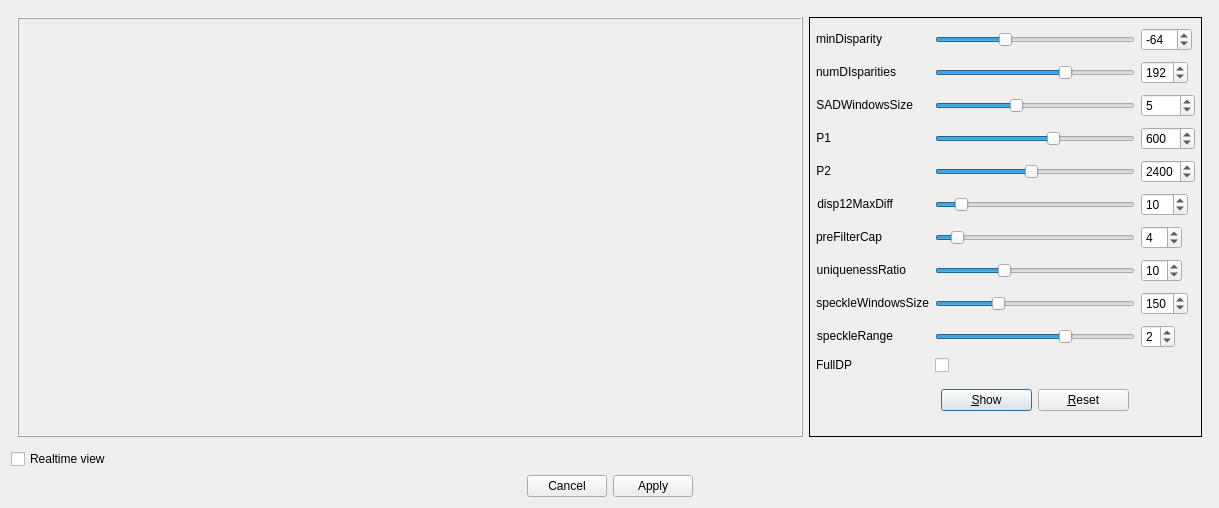
<?xml version="1.0" encoding="UTF-8"?>
<ui version="4.0">
 <class>DephtMapParamDialog</class>
 <widget class="QDialog" name="DephtMapParamDialog">
  <property name="geometry">
   <rect>
    <x>0</x>
    <y>0</y>
    <width>1219</width>
    <height>508</height>
   </rect>
  </property>
  <property name="windowTitle">
   <string>Dialog</string>
  </property>
  <layout class="QVBoxLayout" name="verticalLayout_2">
   <item>
    <layout class="QHBoxLayout" name="horizontalLayout">
     <property name="leftMargin">
      <number>6</number>
     </property>
     <property name="topMargin">
      <number>6</number>
     </property>
     <property name="rightMargin">
      <number>6</number>
     </property>
     <property name="bottomMargin">
      <number>6</number>
     </property>
     <item>
      <widget class="QFrame" name="boxImg">
       <property name="sizePolicy">
        <sizepolicy hsizetype="Expanding" vsizetype="Expanding">
         <horstretch>0</horstretch>
         <verstretch>0</verstretch>
        </sizepolicy>
       </property>
       <property name="frameShape">
        <enum>QFrame::Box</enum>
       </property>
       <property name="frameShadow">
        <enum>QFrame::Raised</enum>
       </property>
       <layout class="QVBoxLayout" name="verticalLayout">
        <item>
         <widget class="QLabel" name="imgView">
          <property name="sizePolicy">
           <sizepolicy hsizetype="Expanding" vsizetype="Expanding">
            <horstretch>0</horstretch>
            <verstretch>0</verstretch>
           </sizepolicy>
          </property>
          <property name="text">
           <string/>
          </property>
          <property name="alignment">
           <set>Qt::AlignCenter</set>
          </property>
         </widget>
        </item>
       </layout>
      </widget>
     </item>
     <item>
      <widget class="QFrame" name="frame">
       <property name="frameShape">
        <enum>QFrame::Box</enum>
       </property>
       <layout class="QGridLayout" name="gridLayout">
        <property name="leftMargin">
         <number>6</number>
        </property>
        <property name="topMargin">
         <number>6</number>
        </property>
        <property name="rightMargin">
         <number>6</number>
        </property>
        <property name="bottomMargin">
         <number>6</number>
        </property>
        <item row="14" column="0">
         <widget class="QLabel" name="label_8">
          <property name="sizePolicy">
           <sizepolicy hsizetype="Fixed" vsizetype="Fixed">
            <horstretch>0</horstretch>
            <verstretch>0</verstretch>
           </sizepolicy>
          </property>
          <property name="text">
           <string>uniquenessRatio</string>
          </property>
          <property name="alignment">
           <set>Qt::AlignRight|Qt::AlignTrailing|Qt::AlignVCenter</set>
          </property>
         </widget>
        </item>
        <item row="9" column="1">
         <widget class="QSlider" name="disp12_slider">
          <property name="sizePolicy">
           <sizepolicy hsizetype="Fixed" vsizetype="Fixed">
            <horstretch>0</horstretch>
            <verstretch>0</verstretch>
           </sizepolicy>
          </property>
          <property name="minimumSize">
           <size>
            <width>200</width>
            <height>0</height>
           </size>
          </property>
          <property name="maximum">
           <number>100</number>
          </property>
          <property name="value">
           <number>10</number>
          </property>
          <property name="orientation">
           <enum>Qt::Horizontal</enum>
          </property>
         </widget>
        </item>
        <item row="17" column="1">
         <widget class="QSlider" name="speckleRange_slider">
          <property name="sizePolicy">
           <sizepolicy hsizetype="Fixed" vsizetype="Fixed">
            <horstretch>0</horstretch>
            <verstretch>0</verstretch>
           </sizepolicy>
          </property>
          <property name="minimumSize">
           <size>
            <width>200</width>
            <height>0</height>
           </size>
          </property>
          <property name="maximum">
           <number>3</number>
          </property>
          <property name="pageStep">
           <number>2</number>
          </property>
          <property name="value">
           <number>2</number>
          </property>
          <property name="orientation">
           <enum>Qt::Horizontal</enum>
          </property>
         </widget>
        </item>
        <item row="5" column="1">
         <widget class="QSlider" name="P1_slider">
          <property name="sizePolicy">
           <sizepolicy hsizetype="Fixed" vsizetype="Fixed">
            <horstretch>0</horstretch>
            <verstretch>0</verstretch>
           </sizepolicy>
          </property>
          <property name="minimumSize">
           <size>
            <width>200</width>
            <height>0</height>
           </size>
          </property>
          <property name="maximum">
           <number>1000</number>
          </property>
          <property name="value">
           <number>600</number>
          </property>
          <property name="orientation">
           <enum>Qt::Horizontal</enum>
          </property>
         </widget>
        </item>
        <item row="11" column="0">
         <widget class="QLabel" name="label_7">
          <property name="sizePolicy">
           <sizepolicy hsizetype="Fixed" vsizetype="Fixed">
            <horstretch>0</horstretch>
            <verstretch>0</verstretch>
           </sizepolicy>
          </property>
          <property name="text">
           <string>preFilterCap</string>
          </property>
          <property name="alignment">
           <set>Qt::AlignRight|Qt::AlignTrailing|Qt::AlignVCenter</set>
          </property>
         </widget>
        </item>
        <item row="9" column="3">
         <widget class="QSpinBox" name="disp12_spin">
          <property name="sizePolicy">
           <sizepolicy hsizetype="Fixed" vsizetype="Fixed">
            <horstretch>0</horstretch>
            <verstretch>0</verstretch>
           </sizepolicy>
          </property>
          <property name="maximum">
           <number>100</number>
          </property>
          <property name="value">
           <number>10</number>
          </property>
         </widget>
        </item>
        <item row="5" column="0">
         <widget class="QLabel" name="label_4">
          <property name="sizePolicy">
           <sizepolicy hsizetype="Fixed" vsizetype="Fixed">
            <horstretch>0</horstretch>
            <verstretch>0</verstretch>
           </sizepolicy>
          </property>
          <property name="text">
           <string>P1</string>
          </property>
          <property name="alignment">
           <set>Qt::AlignRight|Qt::AlignTrailing|Qt::AlignVCenter</set>
          </property>
         </widget>
        </item>
        <item row="5" column="3">
         <widget class="QSpinBox" name="P1_spin">
          <property name="sizePolicy">
           <sizepolicy hsizetype="Fixed" vsizetype="Fixed">
            <horstretch>0</horstretch>
            <verstretch>0</verstretch>
           </sizepolicy>
          </property>
          <property name="maximum">
           <number>1000</number>
          </property>
          <property name="value">
           <number>600</number>
          </property>
         </widget>
        </item>
        <item row="7" column="0">
         <widget class="QLabel" name="label_5">
          <property name="sizePolicy">
           <sizepolicy hsizetype="Fixed" vsizetype="Fixed">
            <horstretch>0</horstretch>
            <verstretch>0</verstretch>
           </sizepolicy>
          </property>
          <property name="text">
           <string>P2</string>
          </property>
          <property name="alignment">
           <set>Qt::AlignRight|Qt::AlignTrailing|Qt::AlignVCenter</set>
          </property>
         </widget>
        </item>
        <item row="1" column="1">
         <widget class="QSlider" name="numDisparities_slider">
          <property name="sizePolicy">
           <sizepolicy hsizetype="Fixed" vsizetype="Fixed">
            <horstretch>0</horstretch>
            <verstretch>0</verstretch>
           </sizepolicy>
          </property>
          <property name="minimumSize">
           <size>
            <width>200</width>
            <height>0</height>
           </size>
          </property>
          <property name="minimum">
           <number>16</number>
          </property>
          <property name="maximum">
           <number>280</number>
          </property>
          <property name="singleStep">
           <number>16</number>
          </property>
          <property name="pageStep">
           <number>16</number>
          </property>
          <property name="value">
           <number>192</number>
          </property>
          <property name="orientation">
           <enum>Qt::Horizontal</enum>
          </property>
         </widget>
        </item>
        <item row="7" column="3">
         <widget class="QSpinBox" name="P2_spin">
          <property name="sizePolicy">
           <sizepolicy hsizetype="Fixed" vsizetype="Fixed">
            <horstretch>0</horstretch>
            <verstretch>0</verstretch>
           </sizepolicy>
          </property>
          <property name="maximum">
           <number>5000</number>
          </property>
          <property name="value">
           <number>2400</number>
          </property>
         </widget>
        </item>
        <item row="14" column="1">
         <widget class="QSlider" name="uniquenessRatio_slider">
          <property name="sizePolicy">
           <sizepolicy hsizetype="Fixed" vsizetype="Fixed">
            <horstretch>0</horstretch>
            <verstretch>0</verstretch>
           </sizepolicy>
          </property>
          <property name="minimumSize">
           <size>
            <width>200</width>
            <height>0</height>
           </size>
          </property>
          <property name="minimum">
           <number>0</number>
          </property>
          <property name="maximum">
           <number>15</number>
          </property>
          <property name="value">
           <number>5</number>
          </property>
          <property name="orientation">
           <enum>Qt::Horizontal</enum>
          </property>
         </widget>
        </item>
        <item row="1" column="3">
         <widget class="QSpinBox" name="numDisparities_spin">
          <property name="sizePolicy">
           <sizepolicy hsizetype="Fixed" vsizetype="Fixed">
            <horstretch>0</horstretch>
            <verstretch>0</verstretch>
           </sizepolicy>
          </property>
          <property name="minimum">
           <number>16</number>
          </property>
          <property name="maximum">
           <number>280</number>
          </property>
          <property name="singleStep">
           <number>16</number>
          </property>
          <property name="value">
           <number>192</number>
          </property>
         </widget>
        </item>
        <item row="0" column="1">
         <widget class="QSlider" name="minDisparity_slider">
          <property name="sizePolicy">
           <sizepolicy hsizetype="Minimum" vsizetype="Fixed">
            <horstretch>0</horstretch>
            <verstretch>0</verstretch>
           </sizepolicy>
          </property>
          <property name="minimumSize">
           <size>
            <width>200</width>
            <height>0</height>
           </size>
          </property>
          <property name="minimum">
           <number>-200</number>
          </property>
          <property name="maximum">
           <number>200</number>
          </property>
          <property name="value">
           <number>-64</number>
          </property>
          <property name="orientation">
           <enum>Qt::Horizontal</enum>
          </property>
         </widget>
        </item>
        <item row="0" column="0">
         <widget class="QLabel" name="label">
          <property name="sizePolicy">
           <sizepolicy hsizetype="Fixed" vsizetype="Fixed">
            <horstretch>0</horstretch>
            <verstretch>0</verstretch>
           </sizepolicy>
          </property>
          <property name="text">
           <string>minDisparity</string>
          </property>
          <property name="alignment">
           <set>Qt::AlignRight|Qt::AlignTrailing|Qt::AlignVCenter</set>
          </property>
          <property name="wordWrap">
           <bool>false</bool>
          </property>
         </widget>
        </item>
        <item row="2" column="0">
         <widget class="QLabel" name="label_3">
          <property name="sizePolicy">
           <sizepolicy hsizetype="Fixed" vsizetype="Fixed">
            <horstretch>0</horstretch>
            <verstretch>0</verstretch>
           </sizepolicy>
          </property>
          <property name="text">
           <string>SADWindowsSize</string>
          </property>
          <property name="alignment">
           <set>Qt::AlignRight|Qt::AlignTrailing|Qt::AlignVCenter</set>
          </property>
         </widget>
        </item>
        <item row="9" column="0">
         <widget class="QLabel" name="label_6">
          <property name="sizePolicy">
           <sizepolicy hsizetype="Fixed" vsizetype="Fixed">
            <horstretch>0</horstretch>
            <verstretch>0</verstretch>
           </sizepolicy>
          </property>
          <property name="text">
           <string>disp12MaxDiff</string>
          </property>
          <property name="alignment">
           <set>Qt::AlignRight|Qt::AlignTrailing|Qt::AlignVCenter</set>
          </property>
         </widget>
        </item>
        <item row="0" column="3">
         <widget class="QSpinBox" name="minDisparity_spin">
          <property name="sizePolicy">
           <sizepolicy hsizetype="Fixed" vsizetype="Fixed">
            <horstretch>0</horstretch>
            <verstretch>0</verstretch>
           </sizepolicy>
          </property>
          <property name="minimum">
           <number>-200</number>
          </property>
          <property name="maximum">
           <number>200</number>
          </property>
          <property name="value">
           <number>-64</number>
          </property>
         </widget>
        </item>
        <item row="17" column="3">
         <widget class="QSpinBox" name="speckleRange_spin">
          <property name="sizePolicy">
           <sizepolicy hsizetype="Fixed" vsizetype="Fixed">
            <horstretch>0</horstretch>
            <verstretch>0</verstretch>
           </sizepolicy>
          </property>
          <property name="maximum">
           <number>3</number>
          </property>
          <property name="value">
           <number>2</number>
          </property>
         </widget>
        </item>
        <item row="23" column="1">
         <layout class="QHBoxLayout" name="horizontalLayout_2">
          <property name="leftMargin">
           <number>6</number>
          </property>
          <property name="topMargin">
           <number>6</number>
          </property>
          <property name="rightMargin">
           <number>6</number>
          </property>
          <property name="bottomMargin">
           <number>6</number>
          </property>
          <item>
           <widget class="QPushButton" name="btnShow">
            <property name="text">
             <string>&amp;Show</string>
            </property>
           </widget>
          </item>
          <item>
           <widget class="QPushButton" name="btnReset">
            <property name="text">
             <string>&amp;Reset</string>
            </property>
           </widget>
          </item>
         </layout>
        </item>
        <item row="14" column="3">
         <widget class="QSpinBox" name="uniquenessRatio_spin">
          <property name="sizePolicy">
           <sizepolicy hsizetype="Fixed" vsizetype="Fixed">
            <horstretch>0</horstretch>
            <verstretch>0</verstretch>
           </sizepolicy>
          </property>
          <property name="minimum">
           <number>0</number>
          </property>
          <property name="maximum">
           <number>15</number>
          </property>
          <property name="value">
           <number>10</number>
          </property>
         </widget>
        </item>
        <item row="20" column="0">
         <widget class="QLabel" name="label_11">
          <property name="sizePolicy">
           <sizepolicy hsizetype="Fixed" vsizetype="Fixed">
            <horstretch>0</horstretch>
            <verstretch>0</verstretch>
           </sizepolicy>
          </property>
          <property name="text">
           <string>FullDP</string>
          </property>
          <property name="alignment">
           <set>Qt::AlignRight|Qt::AlignTrailing|Qt::AlignVCenter</set>
          </property>
         </widget>
        </item>
        <item row="11" column="1">
         <widget class="QSlider" name="preFilterCap_slider">
          <property name="sizePolicy">
           <sizepolicy hsizetype="Fixed" vsizetype="Fixed">
            <horstretch>0</horstretch>
            <verstretch>0</verstretch>
           </sizepolicy>
          </property>
          <property name="minimumSize">
           <size>
            <width>200</width>
            <height>0</height>
           </size>
          </property>
          <property name="maximum">
           <number>50</number>
          </property>
          <property name="value">
           <number>4</number>
          </property>
          <property name="orientation">
           <enum>Qt::Horizontal</enum>
          </property>
         </widget>
        </item>
        <item row="1" column="0">
         <widget class="QLabel" name="label_2">
          <property name="sizePolicy">
           <sizepolicy hsizetype="Fixed" vsizetype="Fixed">
            <horstretch>0</horstretch>
            <verstretch>0</verstretch>
           </sizepolicy>
          </property>
          <property name="text">
           <string>numDIsparities</string>
          </property>
          <property name="alignment">
           <set>Qt::AlignRight|Qt::AlignTrailing|Qt::AlignVCenter</set>
          </property>
         </widget>
        </item>
        <item row="17" column="0">
         <widget class="QLabel" name="label_10">
          <property name="sizePolicy">
           <sizepolicy hsizetype="Fixed" vsizetype="Fixed">
            <horstretch>0</horstretch>
            <verstretch>0</verstretch>
           </sizepolicy>
          </property>
          <property name="text">
           <string>speckleRange</string>
          </property>
          <property name="alignment">
           <set>Qt::AlignRight|Qt::AlignTrailing|Qt::AlignVCenter</set>
          </property>
         </widget>
        </item>
        <item row="2" column="1">
         <widget class="QSlider" name="SADwindowSize_slider">
          <property name="sizePolicy">
           <sizepolicy hsizetype="Fixed" vsizetype="Fixed">
            <horstretch>0</horstretch>
            <verstretch>0</verstretch>
           </sizepolicy>
          </property>
          <property name="minimumSize">
           <size>
            <width>200</width>
            <height>0</height>
           </size>
          </property>
          <property name="minimum">
           <number>1</number>
          </property>
          <property name="maximum">
           <number>11</number>
          </property>
          <property name="singleStep">
           <number>2</number>
          </property>
          <property name="value">
           <number>5</number>
          </property>
          <property name="orientation">
           <enum>Qt::Horizontal</enum>
          </property>
         </widget>
        </item>
        <item row="2" column="3">
         <widget class="QSpinBox" name="SADwindowSize_spin">
          <property name="minimum">
           <number>1</number>
          </property>
          <property name="maximum">
           <number>11</number>
          </property>
          <property name="singleStep">
           <number>2</number>
          </property>
          <property name="value">
           <number>5</number>
          </property>
         </widget>
        </item>
        <item row="7" column="1">
         <widget class="QSlider" name="P2_slider">
          <property name="sizePolicy">
           <sizepolicy hsizetype="Fixed" vsizetype="Fixed">
            <horstretch>0</horstretch>
            <verstretch>0</verstretch>
           </sizepolicy>
          </property>
          <property name="minimumSize">
           <size>
            <width>200</width>
            <height>0</height>
           </size>
          </property>
          <property name="maximum">
           <number>5000</number>
          </property>
          <property name="value">
           <number>2400</number>
          </property>
          <property name="orientation">
           <enum>Qt::Horizontal</enum>
          </property>
         </widget>
        </item>
        <item row="11" column="3">
         <widget class="QSpinBox" name="preFilterCap_spin">
          <property name="sizePolicy">
           <sizepolicy hsizetype="Fixed" vsizetype="Fixed">
            <horstretch>0</horstretch>
            <verstretch>0</verstretch>
           </sizepolicy>
          </property>
          <property name="maximum">
           <number>50</number>
          </property>
          <property name="value">
           <number>4</number>
          </property>
         </widget>
        </item>
        <item row="15" column="0">
         <widget class="QLabel" name="label_9">
          <property name="sizePolicy">
           <sizepolicy hsizetype="Fixed" vsizetype="Fixed">
            <horstretch>0</horstretch>
            <verstretch>0</verstretch>
           </sizepolicy>
          </property>
          <property name="text">
           <string>speckleWindowsSize</string>
          </property>
          <property name="alignment">
           <set>Qt::AlignRight|Qt::AlignTrailing|Qt::AlignVCenter</set>
          </property>
         </widget>
        </item>
        <item row="15" column="3">
         <widget class="QSpinBox" name="speckleWindowsSize_spin">
          <property name="sizePolicy">
           <sizepolicy hsizetype="Fixed" vsizetype="Fixed">
            <horstretch>0</horstretch>
            <verstretch>0</verstretch>
           </sizepolicy>
          </property>
          <property name="maximum">
           <number>500</number>
          </property>
          <property name="value">
           <number>150</number>
          </property>
         </widget>
        </item>
        <item row="15" column="1">
         <widget class="QSlider" name="speckleWindowsSize_slider">
          <property name="sizePolicy">
           <sizepolicy hsizetype="Fixed" vsizetype="Fixed">
            <horstretch>0</horstretch>
            <verstretch>0</verstretch>
           </sizepolicy>
          </property>
          <property name="minimumSize">
           <size>
            <width>200</width>
            <height>0</height>
           </size>
          </property>
          <property name="maximum">
           <number>500</number>
          </property>
          <property name="value">
           <number>150</number>
          </property>
          <property name="orientation">
           <enum>Qt::Horizontal</enum>
          </property>
         </widget>
        </item>
        <item row="20" column="1">
         <widget class="QCheckBox" name="FullDP_cb">
          <property name="text">
           <string/>
          </property>
         </widget>
        </item>
       </layout>
      </widget>
     </item>
    </layout>
   </item>
   <item>
    <widget class="QCheckBox" name="cbRealTime">
     <property name="text">
      <string>Realtime view</string>
     </property>
    </widget>
   </item>
   <item>
    <widget class="QDialogButtonBox" name="buttonBox">
     <property name="orientation">
      <enum>Qt::Horizontal</enum>
     </property>
     <property name="standardButtons">
      <set>QDialogButtonBox::Apply|QDialogButtonBox::Cancel</set>
     </property>
     <property name="centerButtons">
      <bool>true</bool>
     </property>
    </widget>
   </item>
  </layout>
 </widget>
 <resources/>
 <connections>
  <connection>
   <sender>buttonBox</sender>
   <signal>accepted()</signal>
   <receiver>DephtMapParamDialog</receiver>
   <slot>accept()</slot>
   <hints>
    <hint type="sourcelabel">
     <x>266</x>
     <y>498</y>
    </hint>
    <hint type="destinationlabel">
     <x>157</x>
     <y>274</y>
    </hint>
   </hints>
  </connection>
  <connection>
   <sender>buttonBox</sender>
   <signal>rejected()</signal>
   <receiver>DephtMapParamDialog</receiver>
   <slot>reject()</slot>
   <hints>
    <hint type="sourcelabel">
     <x>334</x>
     <y>498</y>
    </hint>
    <hint type="destinationlabel">
     <x>286</x>
     <y>274</y>
    </hint>
   </hints>
  </connection>
  <connection>
   <sender>numDisparities_slider</sender>
   <signal>valueChanged(int)</signal>
   <receiver>numDisparities_spin</receiver>
   <slot>setValue(int)</slot>
   <hints>
    <hint type="sourcelabel">
     <x>1005</x>
     <y>62</y>
    </hint>
    <hint type="destinationlabel">
     <x>1168</x>
     <y>67</y>
    </hint>
   </hints>
  </connection>
  <connection>
   <sender>numDisparities_spin</sender>
   <signal>valueChanged(int)</signal>
   <receiver>numDisparities_slider</receiver>
   <slot>setValue(int)</slot>
   <hints>
    <hint type="sourcelabel">
     <x>1181</x>
     <y>54</y>
    </hint>
    <hint type="destinationlabel">
     <x>1036</x>
     <y>68</y>
    </hint>
   </hints>
  </connection>
  <connection>
   <sender>P1_slider</sender>
   <signal>valueChanged(int)</signal>
   <receiver>P1_spin</receiver>
   <slot>setValue(int)</slot>
   <hints>
    <hint type="sourcelabel">
     <x>1106</x>
     <y>92</y>
    </hint>
    <hint type="destinationlabel">
     <x>1172</x>
     <y>91</y>
    </hint>
   </hints>
  </connection>
  <connection>
   <sender>P1_spin</sender>
   <signal>valueChanged(int)</signal>
   <receiver>P1_slider</receiver>
   <slot>setValue(int)</slot>
   <hints>
    <hint type="sourcelabel">
     <x>1168</x>
     <y>98</y>
    </hint>
    <hint type="destinationlabel">
     <x>1012</x>
     <y>96</y>
    </hint>
   </hints>
  </connection>
  <connection>
   <sender>P2_slider</sender>
   <signal>valueChanged(int)</signal>
   <receiver>P2_spin</receiver>
   <slot>setValue(int)</slot>
   <hints>
    <hint type="sourcelabel">
     <x>1002</x>
     <y>118</y>
    </hint>
    <hint type="destinationlabel">
     <x>1167</x>
     <y>119</y>
    </hint>
   </hints>
  </connection>
  <connection>
   <sender>P2_spin</sender>
   <signal>valueChanged(int)</signal>
   <receiver>P2_slider</receiver>
   <slot>setValue(int)</slot>
   <hints>
    <hint type="sourcelabel">
     <x>1183</x>
     <y>127</y>
    </hint>
    <hint type="destinationlabel">
     <x>998</x>
     <y>122</y>
    </hint>
   </hints>
  </connection>
  <connection>
   <sender>disp12_slider</sender>
   <signal>valueChanged(int)</signal>
   <receiver>disp12_spin</receiver>
   <slot>setValue(int)</slot>
   <hints>
    <hint type="sourcelabel">
     <x>1067</x>
     <y>149</y>
    </hint>
    <hint type="destinationlabel">
     <x>1172</x>
     <y>147</y>
    </hint>
   </hints>
  </connection>
  <connection>
   <sender>disp12_spin</sender>
   <signal>valueChanged(int)</signal>
   <receiver>disp12_slider</receiver>
   <slot>setValue(int)</slot>
   <hints>
    <hint type="sourcelabel">
     <x>1162</x>
     <y>155</y>
    </hint>
    <hint type="destinationlabel">
     <x>994</x>
     <y>152</y>
    </hint>
   </hints>
  </connection>
  <connection>
   <sender>SADwindowSize_spin</sender>
   <signal>valueChanged(int)</signal>
   <receiver>SADwindowSize_slider</receiver>
   <slot>setValue(int)</slot>
   <hints>
    <hint type="sourcelabel">
     <x>1157</x>
     <y>178</y>
    </hint>
    <hint type="destinationlabel">
     <x>1103</x>
     <y>179</y>
    </hint>
   </hints>
  </connection>
  <connection>
   <sender>SADwindowSize_slider</sender>
   <signal>valueChanged(int)</signal>
   <receiver>SADwindowSize_spin</receiver>
   <slot>setValue(int)</slot>
   <hints>
    <hint type="sourcelabel">
     <x>1004</x>
     <y>175</y>
    </hint>
    <hint type="destinationlabel">
     <x>1162</x>
     <y>188</y>
    </hint>
   </hints>
  </connection>
  <connection>
   <sender>preFilterCap_spin</sender>
   <signal>valueChanged(int)</signal>
   <receiver>preFilterCap_slider</receiver>
   <slot>setValue(int)</slot>
   <hints>
    <hint type="sourcelabel">
     <x>1164</x>
     <y>207</y>
    </hint>
    <hint type="destinationlabel">
     <x>1112</x>
     <y>208</y>
    </hint>
   </hints>
  </connection>
  <connection>
   <sender>preFilterCap_slider</sender>
   <signal>valueChanged(int)</signal>
   <receiver>preFilterCap_spin</receiver>
   <slot>setValue(int)</slot>
   <hints>
    <hint type="sourcelabel">
     <x>1036</x>
     <y>208</y>
    </hint>
    <hint type="destinationlabel">
     <x>1164</x>
     <y>218</y>
    </hint>
   </hints>
  </connection>
  <connection>
   <sender>uniquenessRatio_slider</sender>
   <signal>valueChanged(int)</signal>
   <receiver>uniquenessRatio_spin</receiver>
   <slot>setValue(int)</slot>
   <hints>
    <hint type="sourcelabel">
     <x>996</x>
     <y>237</y>
    </hint>
    <hint type="destinationlabel">
     <x>1169</x>
     <y>235</y>
    </hint>
   </hints>
  </connection>
  <connection>
   <sender>uniquenessRatio_spin</sender>
   <signal>valueChanged(int)</signal>
   <receiver>uniquenessRatio_slider</receiver>
   <slot>setValue(int)</slot>
   <hints>
    <hint type="sourcelabel">
     <x>1163</x>
     <y>244</y>
    </hint>
    <hint type="destinationlabel">
     <x>978</x>
     <y>238</y>
    </hint>
   </hints>
  </connection>
  <connection>
   <sender>speckleRange_slider</sender>
   <signal>valueChanged(int)</signal>
   <receiver>speckleRange_spin</receiver>
   <slot>setValue(int)</slot>
   <hints>
    <hint type="sourcelabel">
     <x>1020</x>
     <y>263</y>
    </hint>
    <hint type="destinationlabel">
     <x>1168</x>
     <y>269</y>
    </hint>
   </hints>
  </connection>
  <connection>
   <sender>speckleRange_spin</sender>
   <signal>valueChanged(int)</signal>
   <receiver>speckleRange_slider</receiver>
   <slot>setValue(int)</slot>
   <hints>
    <hint type="sourcelabel">
     <x>1165</x>
     <y>257</y>
    </hint>
    <hint type="destinationlabel">
     <x>982</x>
     <y>266</y>
    </hint>
   </hints>
  </connection>
  <connection>
   <sender>speckleWindowsSize_slider</sender>
   <signal>valueChanged(int)</signal>
   <receiver>speckleWindowsSize_spin</receiver>
   <slot>setValue(int)</slot>
   <hints>
    <hint type="sourcelabel">
     <x>1065</x>
     <y>291</y>
    </hint>
    <hint type="destinationlabel">
     <x>1173</x>
     <y>294</y>
    </hint>
   </hints>
  </connection>
  <connection>
   <sender>speckleWindowsSize_spin</sender>
   <signal>valueChanged(int)</signal>
   <receiver>speckleWindowsSize_slider</receiver>
   <slot>setValue(int)</slot>
   <hints>
    <hint type="sourcelabel">
     <x>1161</x>
     <y>301</y>
    </hint>
    <hint type="destinationlabel">
     <x>1000</x>
     <y>293</y>
    </hint>
   </hints>
  </connection>
  <connection>
   <sender>minDisparity_slider</sender>
   <signal>valueChanged(int)</signal>
   <receiver>minDisparity_spin</receiver>
   <slot>setValue(int)</slot>
   <hints>
    <hint type="sourcelabel">
     <x>1079</x>
     <y>35</y>
    </hint>
    <hint type="destinationlabel">
     <x>1175</x>
     <y>33</y>
    </hint>
   </hints>
  </connection>
  <connection>
   <sender>minDisparity_spin</sender>
   <signal>valueChanged(int)</signal>
   <receiver>minDisparity_slider</receiver>
   <slot>setValue(int)</slot>
   <hints>
    <hint type="sourcelabel">
     <x>1166</x>
     <y>39</y>
    </hint>
    <hint type="destinationlabel">
     <x>987</x>
     <y>35</y>
    </hint>
   </hints>
  </connection>
 </connections>
</ui>
